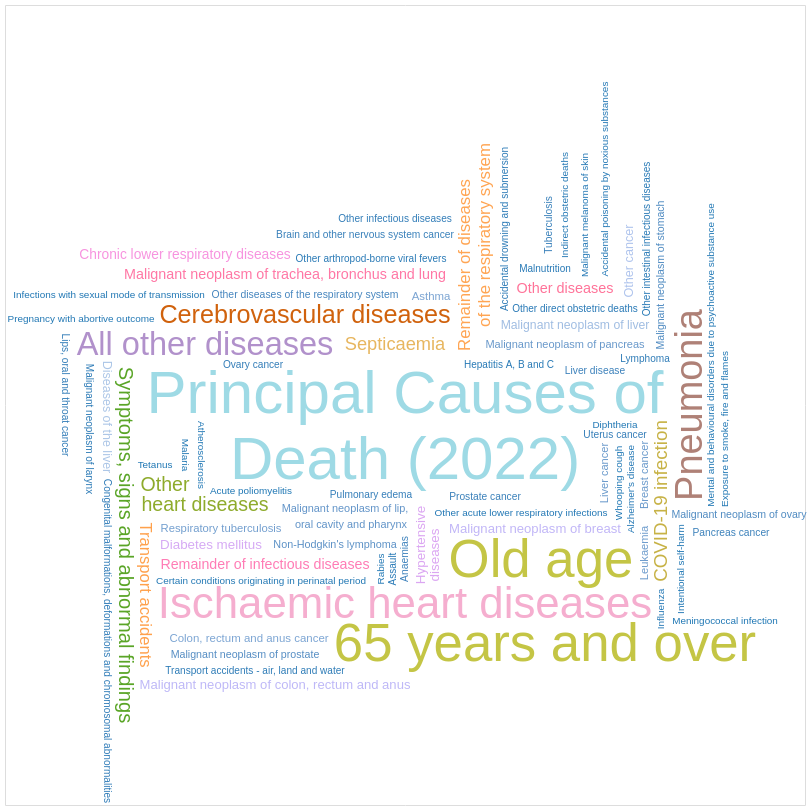

Source (Vega-Lite JSON):
### Vega-Lite specification from a JSON file in a GitHub repository (floating-point values rounded to 4 significant figures)
{"$schema": "https://vega.github.io/schema/vega-lite/v5.json", "width": 800, "height": 800, "data": {"values": [{"word": "Principal Causes of", "count": 30000, "x": 200, "y": 205, "angle": 0, "Causes of Death": "Principal Causes of Death (2022)", "Death Cases": 206525}, {"word": "Death (2022)", "count": 30000, "x": 200, "y": 172, "angle": 0, "Causes of Death": "Principal Causes of Death (2022)", "Death Cases": 206525}, {"word": "Ischaemic heart diseases", "count": 20322, "x": 200, "y": 100, "angle": 0, "Causes of Death": "Ischaemic heart diseases", "Death Cases": 20322}, {"word": "Pneumonia", "count": 16770, "x": 343, "y": 200, "angle": -90, "Causes of Death": "Pneumonia", "Death Cases": 16770}, {"word": "All other diseases", "count": 13541, "x": 100, "y": 230, "angle": 0, "Causes of Death": "All other diseases", "Death Cases": 13541}, {"word": "Cerebrovascular diseases", "count": 9149, "x": 150, "y": 245, "angle": 0, "Causes of Death": "Cerebrovascular diseases", "Death Cases": 9149}, {"word": "Symptoms, signs and abnormal findings", "count": 6114, "x": 60, "y": 130, "angle": 90, "Causes of Death": "Symptoms, signs and abnormal findings", "Death Cases": 6114}, {"word": "Other", "count": 5774, "x": 80, "y": 160, "angle": 0, "Causes of Death": "Other heart diseases", "Death Cases": 5774}, {"word": "heart diseases", "count": 5774, "x": 100, "y": 150, "angle": 0, "Causes of Death": "Other heart diseases", "Death Cases": 5774}, {"word": "COVID-19 infection", "count": 5314, "x": 328, "y": 152, "angle": -90, "Causes of Death": "COVID-19 infection", "Death Cases": 5314}, {"word": "Septicaemia", "count": 5006, "x": 195, "y": 230, "angle": 0, "Causes of Death": "Septicaemia", "Death Cases": 5006}, {"word": "Remainder of diseases", "count": 4131, "x": 230, "y": 270, "angle": -90, "Causes of Death": "Remainder of diseases of the respiratory system", "Death Cases": 4131}, {"word": "of the respiratory system", "count": 4131, "x": 240, "y": 285, "angle": -90, "Causes of Death": "Remainder of diseases of the respiratory system", "Death Cases": 4131}, {"word": "Transport accidents", "count": 4012, "x": 70, "y": 105, "angle": 90, "Causes of Death": "Transport accidents", "Death Cases": 4012}, {"word": "Malignant neoplasm of trachea, bronchus and lung", "count": 2644, "x": 140, "y": 265, "angle": 0, "Causes of Death": "Malignant neoplasm of trachea, bronchus and lung", "Death Cases": 2644}, {"word": "Remainder of infectious diseases", "count": 2573, "x": 130, "y": 120, "angle": 0, "Causes of Death": "Remainder of infectious diseases", "Death Cases": 2573}, {"word": "Chronic lower respiratory diseases", "count": 2324, "x": 90, "y": 275, "angle": 0, "Causes of Death": "Chronic lower respiratory diseases", "Death Cases": 2324}, {"word": "Hypertensive", "count": 2123, "x": 208, "y": 130, "angle": -90, "Causes of Death": "Hypertensive diseases", "Death Cases": 2123}, {"word": "diseases", "count": 2123, "x": 215, "y": 125, "angle": -90, "Causes of Death": "Hypertensive diseases", "Death Cases": 2123}, {"word": "Diabetes mellitus", "count": 2085, "x": 103, "y": 130, "angle": 0, "Causes of Death": "Diabetes mellitus", "Death Cases": 2085}, {"word": "Malignant neoplasm of breast", "count": 1922, "x": 265, "y": 138, "angle": 0, "Causes of Death": "Malignant neoplasm of breast", "Death Cases": 1922}, {"word": "Malignant neoplasm of colon, rectum and anus", "count": 1894, "x": 135, "y": 60, "angle": 0, "Causes of Death": "Malignant neoplasm of colon, rectum and anus", "Death Cases": 1894}, {"word": "Diseases of the liver", "count": 1552, "x": 51, "y": 194, "angle": 90, "Causes of Death": "Diseases of the liver", "Death Cases": 1552}, {"word": "Malignant neoplasm of liver", "count": 1389, "x": 285, "y": 240, "angle": 0, "Causes of Death": "Malignant neoplasm of liver", "Death Cases": 1389}, {"word": "Respiratory tuberculosis", "count": 811, "x": 108, "y": 138, "angle": 0, "Causes of Death": "Respiratory tuberculosis", "Death Cases": 811}, {"word": "Leukaemia", "count": 725, "x": 320, "y": 126, "angle": -90, "Causes of Death": "Leukaemia", "Death Cases": 725}, {"word": "Malignant neoplasm of pancreas", "count": 672, "x": 280, "y": 230, "angle": 0, "Causes of Death": "Malignant neoplasm of pancreas", "Death Cases": 672}, {"word": "Malignant neoplasm of lip,", "count": 603, "x": 170, "y": 148, "angle": 0, "Causes of Death": "Malignant neoplasm of lip, oral cavity and pharynx", "Death Cases": 603}, {"word": "oral cavity and pharynx", "count": 603, "x": 173, "y": 140, "angle": 0, "Causes of Death": "Malignant neoplasm of lip, oral cavity and pharynx", "Death Cases": 603}, {"word": "Non-Hodgkin's lymphoma", "count": 533, "x": 165, "y": 130, "angle": 0, "Causes of Death": "Non-Hodgkin's lymphoma", "Death Cases": 533}, {"word": "Malignant neoplasm of prostate", "count": 457, "x": 120, "y": 75, "angle": 0, "Causes of Death": "Malignant neoplasm of prostate", "Death Cases": 457}, {"word": "Malignant neoplasm of ovary", "count": 403, "x": 367, "y": 145, "angle": 0, "Causes of Death": "Malignant neoplasm of ovary", "Death Cases": 403}, {"word": "Malignant neoplasm of stomach", "count": 383, "x": 328, "y": 265, "angle": -90, "Causes of Death": "Malignant neoplasm of stomach", "Death Cases": 383}, {"word": "Anaemias", "count": 231, "x": 200, "y": 123, "angle": -90, "Causes of Death": "Anaemias", "Death Cases": 231}, {"word": "Accidental drowning and submersion", "count": 89, "x": 250, "y": 288, "angle": -90, "Causes of Death": "Accidental drowning and submersion", "Death Cases": 89}, {"word": "Malignant neoplasm of larynx", "count": 72, "x": 42, "y": 188, "angle": 90, "Causes of Death": "Malignant neoplasm of larynx", "Death Cases": 72}, {"word": "Other arthropod-borne viral fevers", "count": 67, "x": 183, "y": 273, "angle": 0, "Causes of Death": "Other arthropod-borne viral fevers", "Death Cases": 67}, {"word": "Other direct obstetric deaths", "count": 53, "x": 285, "y": 248, "angle": 0, "Causes of Death": "Other direct obstetric deaths", "Death Cases": 53}, {"word": "Other intestinal infectious diseases", "count": 51, "x": 321, "y": 283, "angle": -90, "Causes of Death": "Other intestinal infectious diseases", "Death Cases": 51}, {"word": "Malnutrition", "count": 51, "x": 270, "y": 268, "angle": 0, "Causes of Death": "Malnutrition", "Death Cases": 51}, {"word": "Assault", "count": 51, "x": 194, "y": 118, "angle": -90, "Causes of Death": "Assault", "Death Cases": 51}, {"word": "Indirect obstetric deaths", "count": 33, "x": 280, "y": 300, "angle": -90, "Causes of Death": "Indirect obstetric deaths", "Death Cases": 33}, {"word": "Malignant melanoma of skin", "count": 32, "x": 290, "y": 295, "angle": -90, "Causes of Death": "Malignant melanoma of skin", "Death Cases": 32}, {"word": "Alzheimer's disease", "count": 31, "x": 313, "y": 158, "angle": -90, "Causes of Death": "Alzheimer's disease", "Death Cases": 31}, {"word": "Influenza", "count": 27, "x": 328, "y": 98, "angle": -90, "Causes of Death": "Influenza", "Death Cases": 27}, {"word": "Accidental poisoning by noxious substances", "count": 27, "x": 300, "y": 313, "angle": -90, "Causes of Death": "Accidental poisoning by noxious substances", "Death Cases": 27}, {"word": "Other acute lower respiratory infections", "count": 26, "x": 258, "y": 146, "angle": 0, "Causes of Death": "Other acute lower respiratory infections", "Death Cases": 26}, {"word": "Atherosclerosis", "count": 18, "x": 98, "y": 175, "angle": 90, "Causes of Death": "Atherosclerosis", "Death Cases": 18}, {"word": "Pregnancy with abortive outcome", "count": 16, "x": 38, "y": 243, "angle": 0, "Causes of Death": "Pregnancy with abortive outcome", "Death Cases": 16}, {"word": "Malaria", "count": 12, "x": 90, "y": 175, "angle": 90, "Causes of Death": "Malaria", "Death Cases": 12}, {"word": "Infections with sexual mode of transmission", "count": 9, "x": 52, "y": 255, "angle": 0, "Causes of Death": "Infections with sexual mode of transmission", "Death Cases": 9}, {"word": "Exposure to smoke, fire and flames", "count": 9, "x": 360, "y": 188, "angle": -90, "Causes of Death": "Exposure to smoke, fire and flames", "Death Cases": 9}, {"word": "Rabies", "count": 8, "x": 188, "y": 118, "angle": -90, "Causes of Death": "Rabies", "Death Cases": 8}, {"word": "Intentional self-harm", "count": 8, "x": 338, "y": 118, "angle": -90, "Causes of Death": "Intentional self-harm", "Death Cases": 8}, {"word": "Tetanus", "count": 2, "x": 75, "y": 170, "angle": 0, "Causes of Death": "Tetanus", "Death Cases": 2}, {"word": "Meningococcal infection", "count": 2, "x": 360, "y": 92, "angle": 0, "Causes of Death": "Meningococcal infection", "Death Cases": 2}, {"word": "Diphtheria", "count": 1, "x": 305, "y": 190, "angle": 0, "Causes of Death": "Diphtheria", "Death Cases": 1}, {"word": "Whooping cough", "count": 1, "x": 307, "y": 161, "angle": -90, "Causes of Death": "Whooping cough", "Death Cases": 1}, {"word": "Acute poliomyelitis", "count": 1, "x": 123, "y": 157, "angle": 0, "Causes of Death": "Acute poliomyelitis", "Death Cases": 1}, {"word": "Mental and behavioural disorders due to psychoactive substance use", "count": 1, "x": 353, "y": 225, "angle": -90, "Causes of Death": "Mental and behavioural disorders due to psychoactive substance use", "Death Cases": 1}, {"word": "Old age", "count": 25679, "x": 268, "y": 122, "angle": 0, "Causes of Death": "Old age", "Death Cases": 35679}, {"word": "65 years and over", "count": 25679, "x": 270, "y": 80, "angle": 0, "Causes of Death": "65 years and over", "Death Cases": 25679}, {"word": "Other diseases", "count": 2697, "x": 280, "y": 258, "angle": 0, "Causes of Death": "Other diseases", "Death Cases": 2697}, {"word": "Other cancer", "count": 1652, "x": 312, "y": 272, "angle": -90, "Causes of Death": "Other cancer", "Death Cases": 1652}, {"word": "Colon, rectum and anus cancer", "count": 928, "x": 122, "y": 83, "angle": 0, "Causes of Death": "Colon, rectum and anus cancer", "Death Cases": 928}, {"word": "Asthma", "count": 909, "x": 213, "y": 254, "angle": 0, "Causes of Death": "Asthma", "Death Cases": 909}, {"word": "Liver cancer", "count": 695, "x": 300, "y": 166, "angle": -90, "Causes of Death": "Liver cancer", "Death Cases": 695}, {"word": "Breast cancer", "count": 685, "x": 320, "y": 165, "angle": -90, "Causes of Death": "Breast cancer", "Death Cases": 685}, {"word": "Other diseases of the respiratory system", "count": 297, "x": 150, "y": 255, "angle": 0, "Causes of Death": "Other diseases of the respiratory system", "Death Cases": 297}, {"word": "Pancreas cancer", "count": 219, "x": 363, "y": 136, "angle": 0, "Causes of Death": "Pancreas cancer", "Death Cases": 219}, {"word": "Liver disease", "count": 209, "x": 295, "y": 217, "angle": 0, "Causes of Death": "Liver disease", "Death Cases": 209}, {"word": "Prostate cancer", "count": 196, "x": 240, "y": 154, "angle": 0, "Causes of Death": "Prostate cancer", "Death Cases": 196}, {"word": "Brain and other nervous system cancer", "count": 186, "x": 180, "y": 285, "angle": 0, "Causes of Death": "Brain and other nervous system cancer", "Death Cases": 186}, {"word": "Tuberculosis", "count": 182, "x": 272, "y": 290, "angle": -90, "Causes of Death": "Tuberculosis", "Death Cases": 182}, {"word": "Uterus cancer", "count": 166, "x": 305, "y": 185, "angle": 0, "Causes of Death": "Uterus cancer", "Death Cases": 166}, {"word": "Pulmonary edema", "count": 145, "x": 183, "y": 155, "angle": 0, "Causes of Death": "Pulmonary edema", "Death Cases": 145}, {"word": "Lips, oral and throat cancer", "count": 135, "x": 30, "y": 205, "angle": 90, "Causes of Death": "Lips, oral and throat cancer", "Death Cases": 135}, {"word": "Ovary cancer", "count": 132, "x": 124, "y": 220, "angle": 0, "Causes of Death": "Ovary cancer", "Death Cases": 132}, {"word": "Other infectious diseases", "count": 131, "x": 195, "y": 293, "angle": 0, "Causes of Death": "Other infectious diseases", "Death Cases": 131}, {"word": "Congenital malformations, deformations and chromosomal abnormalities", "count": 114, "x": 51, "y": 82, "angle": 90, "Causes of Death": "Congenital malformations, deformations and chromosomal abnormalities", "Death Cases": 114}, {"word": "Lymphoma", "count": 101, "x": 320, "y": 223, "angle": 0, "Causes of Death": "Lymphoma", "Death Cases": 101}, {"word": "Transport accidents - air, land and water", "count": 100, "x": 125, "y": 67, "angle": 0, "Causes of Death": "Transport accidents - air, land and water", "Death Cases": 100}, {"word": "Hepatitis A, B and C", "count": 58, "x": 252, "y": 220, "angle": 0, "Causes of Death": "Hepatitis A, B and C", "Death Cases": 58}, {"word": "Certain conditions originating in perinatal period", "count": 15, "x": 128, "y": 112, "angle": 0, "Causes of Death": "Certain conditions originating in perinatal period", "Death Cases": 15}]}, "mark": {"type": "text", "tooltip": true}, "encoding": {"x": {"field": "x", "type": "quantitative", "scale": {"domain": [0, 400]}, "axis": null}, "y": {"field": "y", "type": "quantitative", "scale": {"domain": [0, 400]}, "axis": null}, "text": {"field": "word"}, "size": {"field": "count", "type": "quantitative", "scale": {"domain": [50, 30000], "range": [10, 60]}, "legend": null}, "angle": {"field": "angle", "type": "quantitative", "scale": {"domain": [0, 360]}}, "color": {"field": "count", "type": "quantitative", "scale": {"scheme": "category20"}, "legend": null}, "tooltip": [{"field": "Causes of Death", "title": "Cause of Death", "type": "nominal"}, {"field": "Death Cases", "type": "quantitative", "format": ","}]}}
